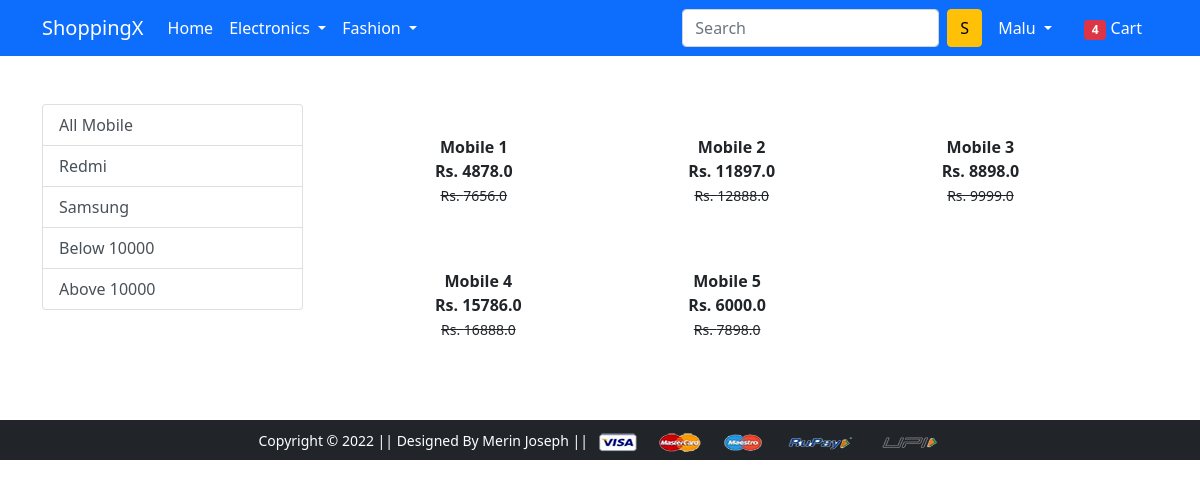
The app's page /mobile/ (signed in) with its own data.
### app/models.py (models this page shows, shortened)
class Product(models.Model):
    title = models.CharField(max_length=100)
    selling_price = models.FloatField()
    discounted_price = models.FloatField()
    description = models.TextField()
    brand = models.CharField(max_length=100)
    category = models.CharField(choices=CATEGORY_CHOICES, max_length=2)
    product_image = models.ImageField(upload_to='productimg')

### app/views.py (the view)
# urls.py: path('mobile/', mobile, name='mobile'),
def mobile(request, data=None):
    if data == None:
        mobiles = Product.objects.filter(category='M')
    elif data == 'Redmi' or data == 'Samsung':
        mobiles = Product.objects.filter(category='M').filter(brand=data)
    elif data == 'below':
        mobiles = Product.objects.filter(category='M').filter(discounted_price__lt=10000)
    elif data == 'above':
        mobiles = Product.objects.filter(category='M').filter(discounted_price__gt=10000)
    return render(request, 'app/mobile.html', context={'mobiles': mobiles})

### app/templates/app/mobile.html (shortened to what this page needs)
{% extends 'app/base.html' %}
{% load static %}
{% block main-content %}
<div class="container my-5">
    <div class="row">
        <div class="col-sm-3">
            <div class="list-group">
                <a href="{% url 'mobile' %}" class="list-group-item list-group-item-action" arial-current="true">All Mobile</a>
                <a href="{% url 'mobiledata' 'Redmi' %}" class="list-group-item list-group-item-action" arial-current="true">Redmi</a>
                <a href="{% url 'mobiledata' 'Samsung' %}" class="list-group-item list-group-item-action">Samsung</a>
                <a href="{% url 'mobiledata' 'below' %}" class="list-group-item list-group-item-action">Below 10000</a>
                <a href="{% url 'mobiledata' 'above' %}" class="list-group-item list-group-item-action">Above 10000</a>
            </div>
        </div>
        <div class="col-sm-8 offset-sm-1">
            <div class="row">
                {% for product in mobiles %}
                <div class="col-sm-4 text-centre mb-4">
                    <a href="{% url 'product-detail' product.id %}" class="btn">
                        <div class="item">
                            <div class="fw-bold">{{product.title}}</div>
                            <div class="fw-bold">Rs. {{product.discounted_price}}</div>
                            <div class="fw-bold"><small class="fw-light text-decoration-line-through">Rs.
                                {{product.selling_price}}</small></div>
                        </div>
                    </a>
                </div>
                {% endfor %}
            </div>
        </div>
    </div>
</div>
{% endblock main-content %}

### app/templates/app/base.html (shortened to what this page needs)
<!doctype html>
{% load static %}
<html lang="en">
<head>
    <link href="https://cdn.jsdelivr.net/npm/bootstrap@5.0.0-beta1/dist/css/bootstrap.min.css" rel="stylesheet"
>
    <link rel="stylesheet" href="{% static 'app/css/owl.carousel.min.css' %}">
    <link rel="stylesheet" href="{% static 'app/css/all.min.css' %}">
    <link rel="stylesheet" href="{% static 'app/css/style.css' %}">
</head>
<body>
<nav class="navbar navbar-expand-lg navbar-dark bg-primary">
    <div class="container">
        <a class="navbar-brand" href="/">ShoppingX</a>
        <div class="collapse navbar-collapse" id="navbarSupportedContent">
            <ul class="navbar-nav me-auto mb-2 mb-lg-0">
                <li class="nav-item">
                    <a class="nav-link active" aria-current="page" href="/">Home</a>
                </li>
                <li class="nav-item dropdown">
                    <a class="nav-link dropdown-toggle text-white" href="#" id="electronicsDropdown" role="button"
                       data-bs-toggle="dropdown" aria-expanded="false">
                        Electronics
                    </a>
                </li>
                <li class="nav-item dropdown">
                    <a class="nav-link dropdown-toggle text-white" href="#" id="fashionDropdown" role="button"
                       data-bs-toggle="dropdown" aria-expanded="false">
                        Fashion
                    </a>
                </li>
            </ul>
            <form class="d-flex">
                <input class="form-control me-2" type="search" placeholder="Search" aria-label="Search">
                <button class="btn btn-warning" type="submit">S</button>
            </form>
            <div>
                <ul class="navbar-nav me-auto mb-2 mb-lg-0">
                    {% if request.user.is_authenticated %}
                    <li class="nav-item dropdown mx-2">
                        <a class="nav-link dropdown-toggle text-white" href="#" id="profileDropdown" role="button"
                           data-bs-toggle="dropdown" aria-expanded="false">
                            {{request.user.username|capfirst}}
                        </a>
                    </li>
                    <li class="nav-item mx-2">
                        <a href="{% url 'showcart' %}" class="nav-link text-white"><span
                                class="badge bg-danger">4</span> Cart </a>
                    </li>
                    {% endif %}
                </ul>
            </div>
        </div>
    </div>
</nav>
{% block main-content %} {% endblock main-content %}
<footer class="container-fluid bg-dark text-center p-2 mt-5">
    <small class="text-white">Copyright &copy; 2022 || Designed By Merin Joseph || </small>
    <img src="{% static 'app/images/payment.png' %}" alt="" srcset="" class="img-fluid" height="2px">
</footer>
</body>
</html>

### records on screen
Product: title "Mobile 1", discounted_price "4878.0", selling_price "7656.0"
Product: title "Mobile 2", discounted_price "11897.0", selling_price "12888.0"
Product: title "Mobile 3", discounted_price "8898.0", selling_price "9999.0"
Product: title "Mobile 4", discounted_price "15786.0", selling_price "16888.0"
Product: title "Mobile 5", discounted_price "6000.0", selling_price "7898.0"

### other values on screen
{{ request.user.username|capfirst }} "Malu"
